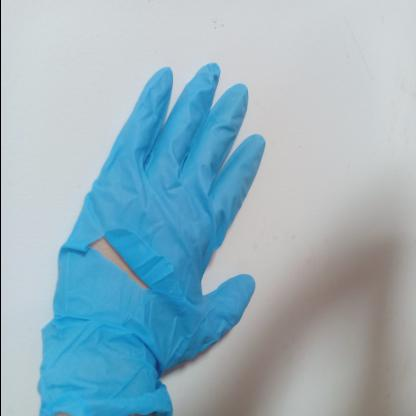
#> input picture IMG20220420171356_jpg.rf.4ce93fccf13a1021f6299a1bb55d6d81.jpg, 416 x 416 px
$ python tearing.py
#> lines starting #> are read from the running program, lines starting #| are printed output that depends on the picture; after the words box and inside, x2 and y2 are one past the last pixel; in counts of white or black regions, pixels touching at a corner belong together
import cv2
import numpy as np

# Load the image
image = cv2.imread('IMG20220420171356_jpg.rf.4ce93fccf13a1021f6299a1bb55d6d81.jpg')
#> image is the input picture: shape (416, 416, 3); mean B, G, R 190.8, 178, 149.8
image = cv2.imread('IMG20220420171943_jpg.rf.7144f2ab6feeafecadc44fcdc7e9634c.jpg')
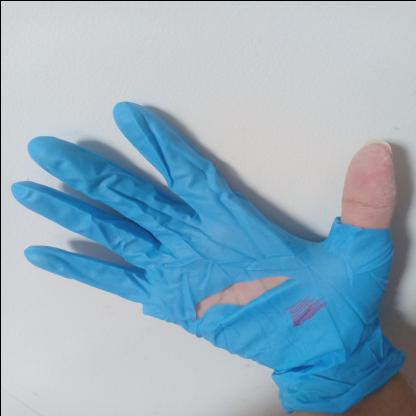
#> input picture IMG20220420171943_jpg.rf.7144f2ab6feeafecadc44fcdc7e9634c.jpg, 416 x 416 px
#> image is the input picture: shape (416, 416, 3); mean B, G, R 191.9, 174.4, 146.2
cv2.imshow('Image', image)


hsv_frame = cv2.cvtColor(image, cv2.COLOR_BGR2HSV)
#> hsv_frame: shape (416, 416, 3); mean H, S, V 95.9, 69.4, 193.5
# Mask for detecting glove
# lower = np.array([85, 111, 122])
# upper = np.array([103, 255, 255])
lower = np.array([45, 45, 45])
upper = np.array([255, 255, 255])
mask = cv2.inRange(hsv_frame, lower, upper)
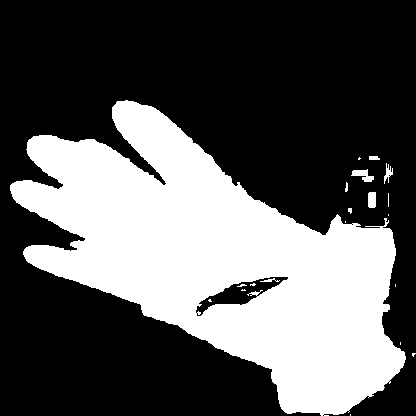
#> mask: shape (416, 416); 35.5% white; 20 white regions (13 under 20 px), largest, box (x1, y1, x2, y2) and area: (10, 100, 406, 416) 60828, (351, 169, 374, 182) 157, (368, 192, 376, 208) 125

# apply median filtering
blurred_frame = cv2.medianBlur(mask, 9)
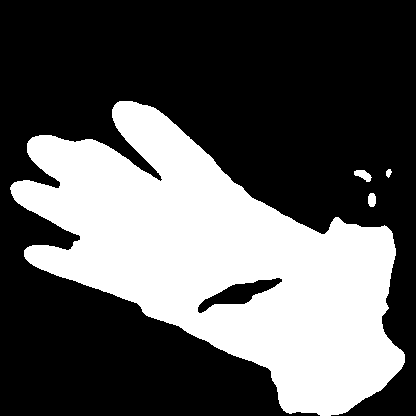
#> blurred_frame: shape (416, 416); 35.4% white; 4 white regions, box (x1, y1, x2, y2) and area: (10, 101, 405, 416) 60943, (354, 170, 372, 182) 128, (368, 193, 376, 207) 96, (386, 169, 392, 178) 37

# Define the structuring element (kernel) for erosion
kernel = np.ones((15, 15), np.uint8)

# Perform erosion
eroded_frame = cv2.erode(blurred_frame, kernel)
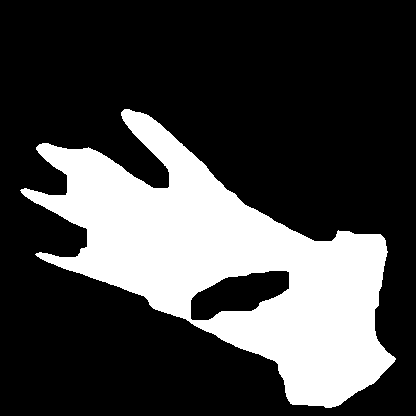
#> eroded_frame: shape (416, 416); 26.7% white; 1 white region

# Find Contours
contours, hierarchy = cv2.findContours(mask.copy(), cv2.RETR_CCOMP, cv2.CHAIN_APPROX_SIMPLE)
#> contours = 24 contours, 18 with area under 20; largest, box (x1, y1, x2, y2) and area: (10, 100, 406, 416) 61257, (195, 276, 289, 317) 1304, (351, 169, 374, 182) 122, (368, 192, 376, 208) 104, (384, 163, 393, 184) 46, (369, 156, 380, 160) 26
cv2.drawContours(eroded_frame, contours, -1, (0, 255, 0), 2)
#> eroded_frame: shape (416, 416); 26.7% white; 1 white region

# Detect the defect within the glove
internal_cnt = [contours[i] for i in range(len(contours)) if hierarchy[0][i][3] >= 0]
#> internal_cnt = 4 contours, 3 with area under 20; largest, box (x1, y1, x2, y2) and area: (195, 276, 289, 317) 1304

if len(contours) > 0:
    blue_area = max(contours, key=cv2.contourArea)
#> blue_area = contour of 793 points, box (x1, y1, x2, y2) (10, 100, 406, 416), area 61257
    (xg, yg, wg, hg) = cv2.boundingRect(blue_area)
#> xg = 10; yg = 100; wg = 396; hg = 316

    # Find defect
    if len(internal_cnt) > 0:
        for i in internal_cnt:
            # Check defect size
            area = cv2.contourArea(i)
            print(area)
            if area > 40:
                xd, yd, wd, hd = cv2.boundingRect(i)
                # Draw rectangle for defect
                cv2.rectangle(image, (xd, yd), (xd + wd, yd + hd), (0, 0, 255), 2)

                # Label the defect
                if area > 400:
                    # Defect Type: Tearing
                    image = cv2.putText(image, 'Tearing Found', (xd, yd - 5), cv2.FONT_HERSHEY_SIMPLEX,
                                            0.5, (0, 0, 255), 1, cv2.LINE_AA)
#> this loop made 4 passes
#> (area, xd, yd, wd, hd) on pass 3: (1304.5, 195, 276, 94, 41)
#| 2.0
#| 2.0
#| 1304.5
#| 2.0
#> pass 3, `image = cv2.putText(image, 'Tearing Found', (xd, yd - 5), cv2.FONT_HER..`:
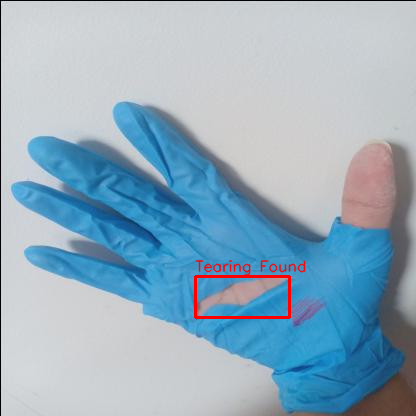
#> image: shape (416, 416, 3); 0.88% of pixels changed, all inside (x1, y1, x2, y2) = (194, 260, 306, 319)

cv2.imshow("HSV", hsv_frame)
cv2.imshow("Masking Effect", mask)
cv2.imshow("Eroded", eroded_frame)
cv2.imshow('Result', image)
cv2.waitKey(0)
cv2.destroyAllWindows()
